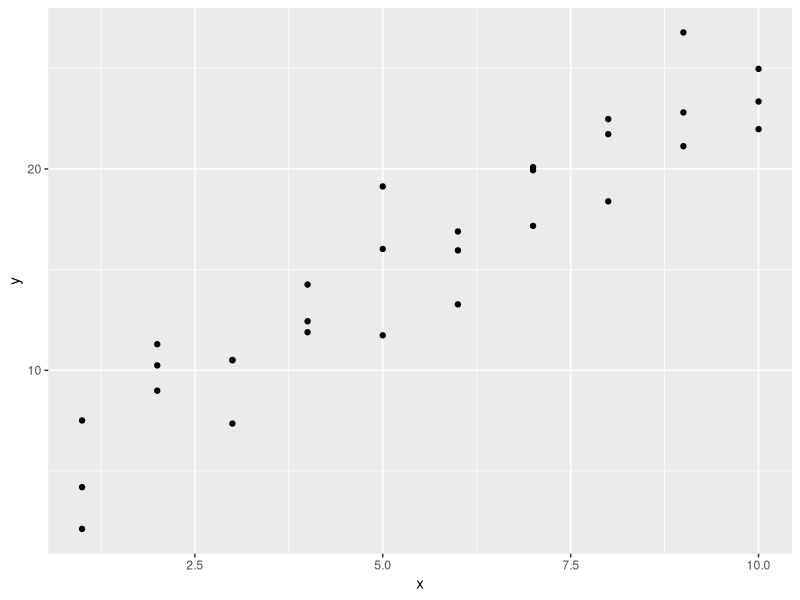
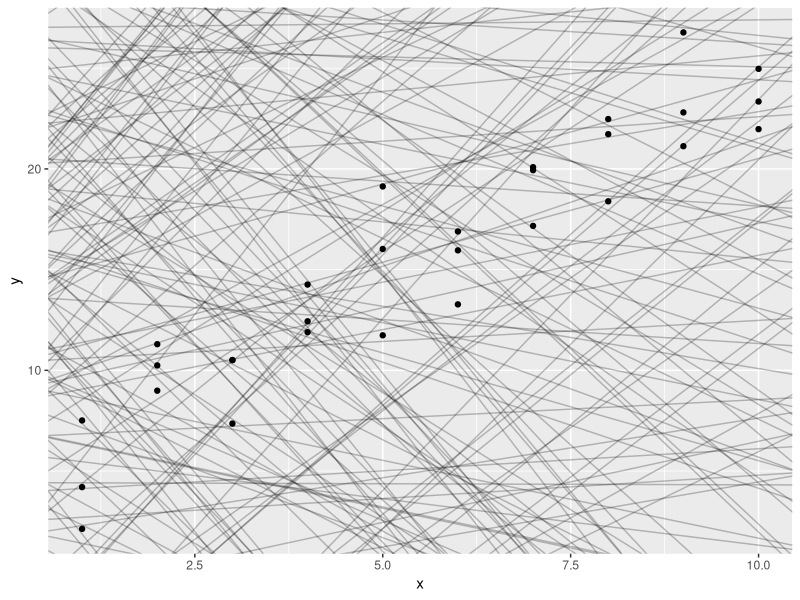
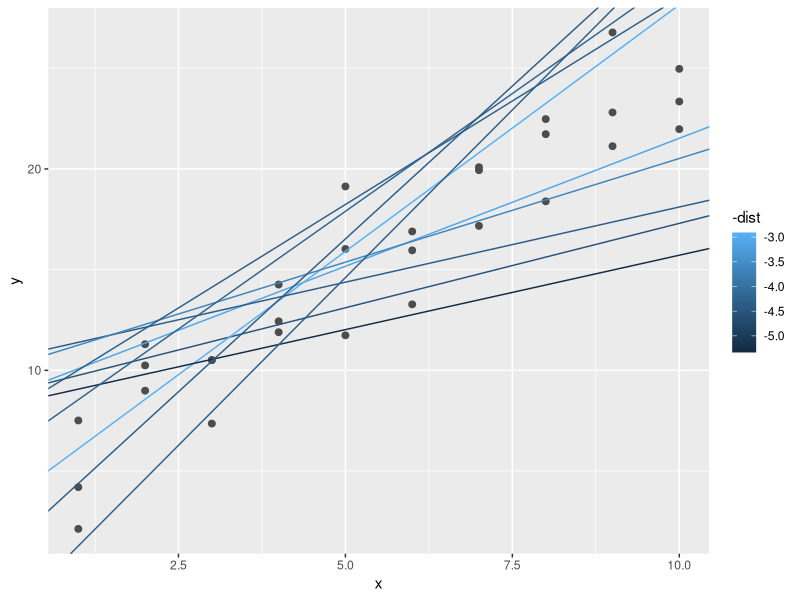
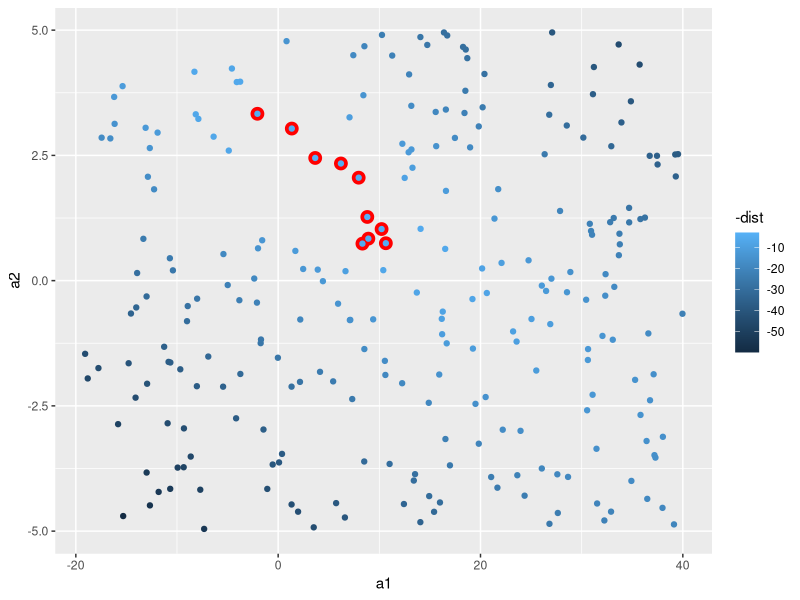
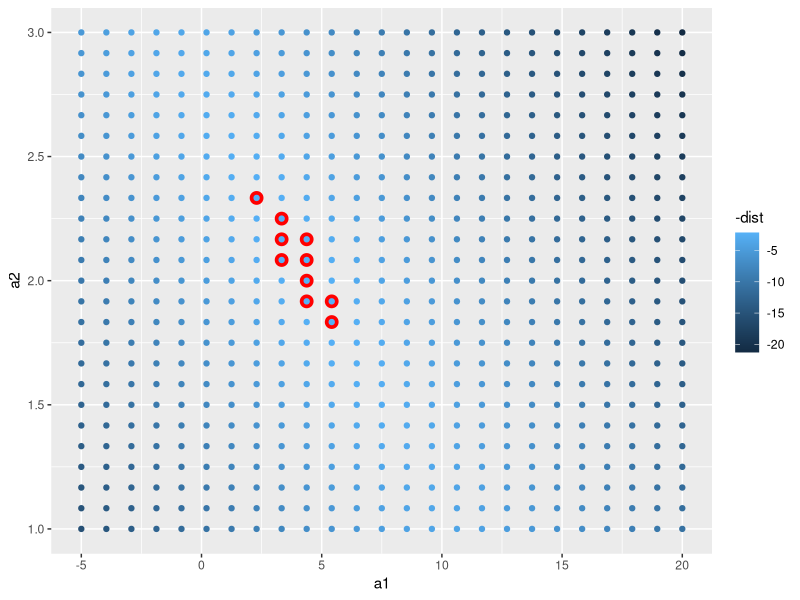
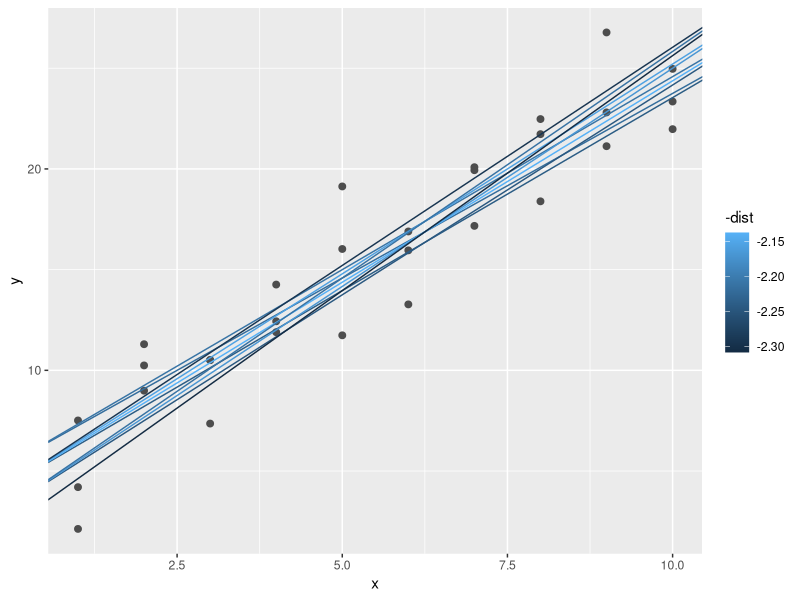
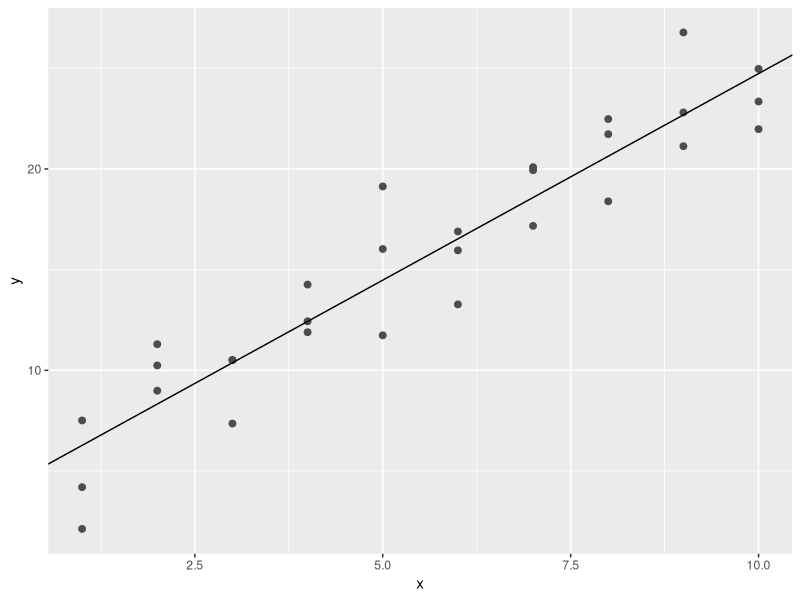
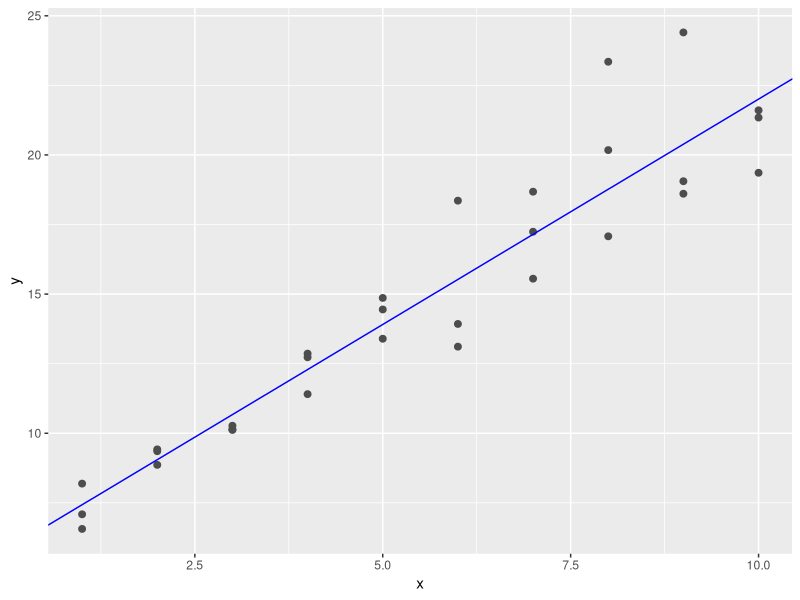

Recreate these plots in R, in order.
## ---- chunk 1
library(tidyverse)

library(modelr)
options(na.action = na.warn)
## ---- chunk 2
ggplot(sim1, aes(x, y)) + 
  geom_point()
## ---- chunk 3
# randomly generate 250 intercepts and slopes
models <- tibble(
  a1 = runif(250, -20, 40),
  a2 = runif(250, -5, 5)
)

# plot these randomly generated intercepts and slopes over actual sim1 dataset
ggplot(sim1, aes(x, y)) + 
  geom_abline(aes(intercept = a1, slope = a2), data = models, alpha = 1/4) +
  geom_point() 
## ---- chunk 4
model1 <- function(a, data) {
  a[1] + data$x * a[2]
}

model1(c(7, 1.5), sim1)
## ---- chunk 5
measure_distance <- function(mod, data) {
  diff <- data$y - model1(mod, data)
  sqrt(mean(diff ^ 2))
}

measure_distance(c(7, 1.5), sim1)

# use purr to compute distance for all models defined above
sim1_dist <- function(a1, a2) {
  measure_distance(c(a1, a2), sim1)
}

models <- models %>% 
  mutate(dist = purrr::map2_dbl(a1, a2, sim1_dist))

models
## ---- chunk 6
ggplot(sim1, aes(x, y)) + 
  geom_point(size = 2, colour = "grey30") + 
  geom_abline(
    aes(intercept = a1, slope = a2, colour = -dist), 
    data = filter(models, rank(dist) <= 10)
  )
## ---- chunk 7
# highlight 10 best models
ggplot(models, aes(a1, a2)) +
  geom_point(data = filter(models, rank(dist) <= 10), 
             size = 4, colour = "red") +
  geom_point(aes(colour = -dist))
## ---- chunk 8
grid <- expand.grid(
  a1 = seq(-5, 20, length = 25),
  a2 = seq(1, 3, length = 25)
  ) %>% 
  mutate(dist = purrr::map2_dbl(a1, a2, sim1_dist))

grid %>% 
  ggplot(aes(a1, a2)) +
  geom_point(data = filter(grid, rank(dist) <= 10), size = 4, colour = "red") +
  geom_point(aes(colour = -dist)) 
## ---- chunk 9
ggplot(sim1, aes(x, y)) + 
  geom_point(size = 2, colour = "grey30") + 
  geom_abline(
    aes(intercept = a1, slope = a2, colour = -dist), 
    data = filter(grid, rank(dist) <= 10)
  )
## ---- chunk 10
best <- optim(c(0, 0), measure_distance, data = sim1)
best$par

ggplot(sim1, aes(x, y)) + 
  geom_point(size = 2, colour = "grey30") + 
  geom_abline(intercept = best$par[1], slope = best$par[2])
## ---- chunk 11
sim1_mod <- lm(y ~ x, data = sim1)
coef(sim1_mod)

# exact same values we got with optim()!!!!
# lm doesn't use optim() approach, but is faster and better
## ---- chunk 12
sim1a <- tibble(
  x = rep(1:10, each = 3),
  y = x * 1.5 + 6 + rt(length(x), df = 2)
)

sim1a_mod <- lm(y ~ x, data = sim1a)
model_values <- coef(sim1a_mod)

ggplot(sim1a, aes(x, y)) + 
  geom_point(size = 2, colour = "grey30") + 
  geom_abline(intercept = model_values[1], slope = model_values[2], color = "blue")
## ---- chunk 13
# here function for mean-absolute distance
measure_distance <- function(mod, data) {
  diff <- data$y - model1(mod, data)
  mean(abs(diff))
}


best <- optim(c(0, 0), measure_distance, data = sim1a)
best$par

# here see both optim (red) and lm (blue) overlayed on top of eachother
ggplot(sim1, aes(x, y)) + 
  geom_point(size = 2, colour = "grey30") + 
  geom_abline(intercept = best$par[1], slope = best$par[2], color = "red") +
  geom_abline(intercept = model_values[1], slope = model_values[2], color = "blue")
# they are super close!
## ---- chunk 14
model1 <- function(a, data) {
  a[1] + data$x * a[2] + a[3]
}
## ---- chunk 15
# do this with modelr::data_grid()

grid <- sim1 %>% 
  data_grid(x) 

grid
## ---- chunk 16
grid <- grid %>% 
  add_predictions(sim1_mod) 
grid
## ---- chunk 17
ggplot(sim1, aes(x)) +
  geom_point(aes(y = y)) +
  geom_line(aes(y = pred), data = grid, colour = "red", size = 1)
## ---- chunk 18
sim1 <- sim1 %>% 
  add_residuals(sim1_mod)
sim1
## ---- chunk 19
ggplot(sim1, aes(resid)) + 
  geom_freqpoly(binwidth = 0.5)
## ---- chunk 20
ggplot(sim1, aes(x, resid)) + 
  geom_ref_line(h = 0) +
  geom_point() 
## ---- chunk 21
sim1_loess <- loess(y ~ x, data = sim1)

grid <- sim1 %>% 
  data_grid(x)

grid <- grid %>% 
  add_predictions(sim1_loess) 

ggplot(sim1, aes(x)) +
  geom_point(aes(y = y)) +
  geom_line(aes(y = pred), data = grid, colour = "red", size = 1)
## ---- chunk 22
df <- tribble(
  ~y, ~x1, ~x2,
  4, 2, 5,
  5, 1, 6
)
model_matrix(df, y ~ x1)
## ---- chunk 23
df <- tribble(
  ~ sex, ~ response,
  "male", 1,
  "female", 2,
  "male", 1
)
model_matrix(df, response ~ sex)
## ---- chunk 24
ggplot(sim2) + 
  geom_point(aes(x, y))

# fit a model to it and generate predictions
mod2 <- lm(y ~ x, data = sim2)

grid <- sim2 %>% 
  data_grid(x) %>% 
  add_predictions(mod2)
grid
## ---- chunk 25
ggplot(sim2, aes(x)) + 
  geom_point(aes(y = y)) +
  geom_point(data = grid, aes(y = pred), colour = "red", size = 4)
## ---- chunk 26
ggplot(sim3, aes(x1, y)) + 
  geom_point(aes(colour = x2))
## ---- chunk 27
mod1 <- lm(y ~ x1 + x2, data = sim3)
mod2 <- lm(y ~ x1 * x2, data = sim3)
## ---- chunk 28
grid <- sim3 %>% 
  data_grid(x1, x2) %>% 
  gather_predictions(mod1, mod2)
grid

# visualize results for both models on one plot
ggplot(sim3, aes(x1, y, colour = x2)) + 
  geom_point() + 
  geom_line(data = grid, aes(y = pred)) + 
  facet_wrap(~ model)
## ---- chunk 29
sim3 <- sim3 %>% 
  gather_residuals(mod1, mod2)

ggplot(sim3, aes(x1, resid, colour = x2)) + 
  geom_point() + 
  facet_grid(model ~ x2)
## ---- chunk 30
mod1 <- lm(y ~ x1 + x2, data = sim4)
mod2 <- lm(y ~ x1 * x2, data = sim4)

grid <- sim4 %>% 
  data_grid(
    x1 = seq_range(x1, 5), 
    x2 = seq_range(x2, 5) 
  ) %>% 
  gather_predictions(mod1, mod2)
grid
## ---- chunk 31
ggplot(grid, aes(x1, x2)) + 
  geom_tile(aes(fill = pred)) + 
  facet_wrap(~ model)
## ---- chunk 32
ggplot(grid, aes(x1, pred, colour = x2, group = x2)) + 
  geom_line() +
  facet_wrap(~ model)

ggplot(grid, aes(x2, pred, colour = x1, group = x1)) + 
  geom_line() +
  facet_wrap(~ model)
## ---- chunk 33
df <- tribble(
  ~y, ~x,
   1,  1,
   2,  2, 
   3,  3
)

model_matrix(df, y ~ x^2 + x)

model_matrix(df, y ~ I(x^2) + x)
## ---- chunk 34
model_matrix(df, y ~ poly(x, 2))

library(splines)
model_matrix(df, y ~ ns(x, 2))

# here try and approximate non-linear function
sim5 <- tibble(
  x = seq(0, 3.5 * pi, length = 50),
  y = 4 * sin(x) + rnorm(length(x))
)

ggplot(sim5, aes(x, y)) +
  geom_point()
## ---- chunk 35
mod1 <- lm(y ~ ns(x, 1), data = sim5)
mod2 <- lm(y ~ ns(x, 2), data = sim5)
mod3 <- lm(y ~ ns(x, 3), data = sim5)
mod4 <- lm(y ~ ns(x, 4), data = sim5)
mod5 <- lm(y ~ ns(x, 5), data = sim5)

grid <- sim5 %>% 
  data_grid(x = seq_range(x, n = 50, expand = 0.1)) %>% 
  gather_predictions(mod1, mod2, mod3, mod4, mod5, .pred = "y")

ggplot(sim5, aes(x, y)) + 
  geom_point() +
  geom_line(data = grid, colour = "red") +
  facet_wrap(~ model)
## ---- chunk 36
# to run model without intercept, add -1

mod2a <- lm(y ~ x - 1, data = sim2)
coef(mod2a)

mod2 <- lm(y ~ x, data = sim2)
coef(mod2)

grid <- sim2 %>%
  data_grid(x) %>%
  spread_predictions(mod2, mod2a)
grid
## ---- chunk 37
x3 <- model_matrix(y ~ x1 * x2, data = sim3)

# variables x1:x2b is product of x1 and x2b
all(x3[["x1:x2b"]] == (x3[["x1"]] * x3[["x2b"]]))

# where both x1 and x2 are continuous, model_matrix() creates vars x1, x2, x1:x2
x4 <- model_matrix(y ~ x1 * x2, data = sim4)
x4

# confirm x1:x2 is product of x1 and x2
all(x4[["x1"]] * x4[["x2"]] == x4[["x1:x2"]])

# asterisk is good shorthand b/c includes terms for x1, x2 and product of x1 and x2
## ---- chunk 38
mod1 <- lm(y ~ x1 + x2, data = sim3)
mod2 <- lm(y ~ x1 * x2, data = sim3)
## ---- chunk 39
mod1 <- lm(y ~ x1 + x2, data = sim4)
mod2 <- lm(y ~ x1 * x2, data = sim4)

sim4_mods <- gather_residuals(sim4, mod1, mod2)

ggplot(sim4_mods, aes(x = abs(resid), colour = model)) +
  geom_freqpoly(bindwidth = 0.5) +
  geom_rug()
## ---- chunk 40
df <- tribble(
  ~x, ~y,
  1, 2.2,
  2, NA,
  3, 3.5,
  4, 8.3,
  NA, 10
)

mod <- lm(y ~ x, data = df)

# can always see exactly how many observations used with nobs()
nobs(mod)
